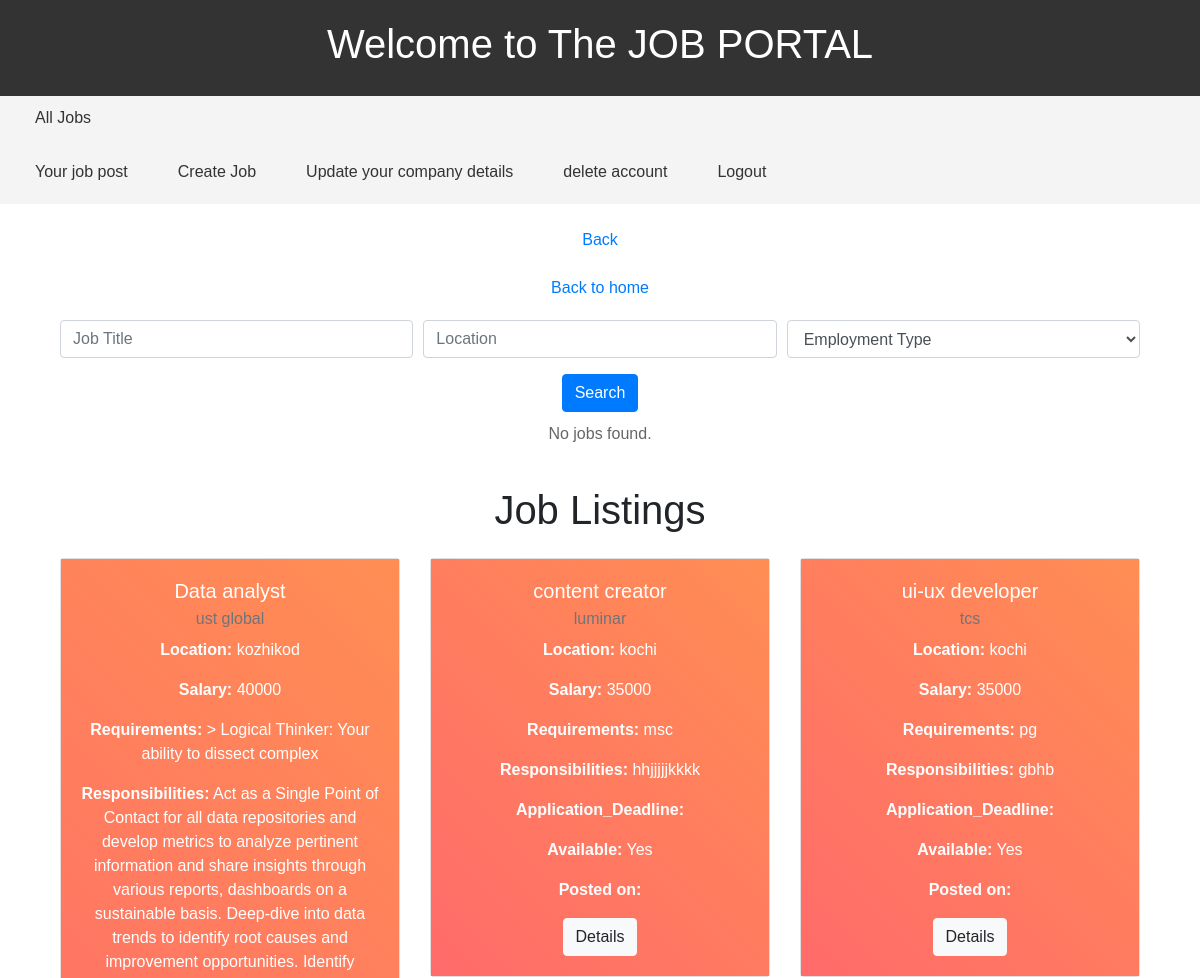
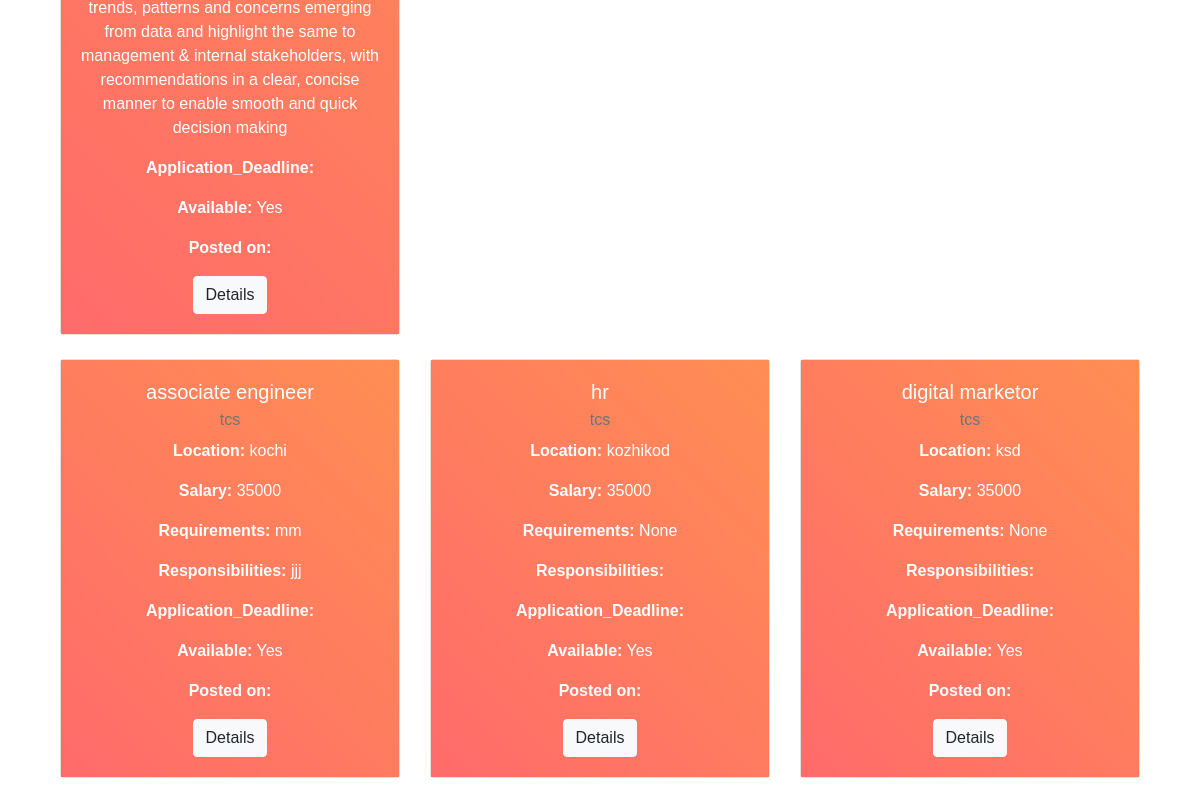
Page /job-listing/ (signed in) on the committed database (2 pictures, top to bottom).
### job/models.py (models this page shows, shortened)
class Job (models.Model):
    user = models. ForeignKey (User, on_delete=models.CASCADE)
    company = models. ForeignKey (Company, on_delete=models.CASCADE)
    title = models. CharField(max_length=100)
    location = models. CharField(max_length=100)
    salary = models. PositiveIntegerField(default=35000)
    is_available=models.BooleanField(default=True)
    timestamb=models.DateTimeField(auto_now_add=True)
    job_description = models.TextField(null=True,blank=True)
    required_qualifications = models.CharField(max_length=50,null=True,blank=True)
    responsibilities = models.TextField(null=True,blank=True)
    application_Deadline = models.DateField(null=True,blank=True)
    salary_Range = models.CharField(max_length=50,null=True,blank=True)
    option = (('Full-time', 'Full-time'), ('Part-time', 'Part-time'), ('Contract', 'Contract'), ('etc', 'etc'))
    Employment_Type = models.CharField(choices=option, max_length=20,null=True,blank=True)
    Company_Benefits = models.TextField(null=True,blank=True)
    How_to_Apply = models.TextField(null=True,blank=True)
    cover_letter=models.CharField(max_length=20,null=True,blank=True)
    status_choices = (('Accepted', 'Accepted'),
                      ('Declined', 'Declined'),
                      ('Pending', 'Pending'))
    status = models.CharField(max_length=20, choices=status_choices,null=True)

### company/models.py (models this page shows)
class Company(models.Model):
    user = models. OneToOneField(User, on_delete=models.CASCADE)
    name = models. CharField(max_length=100,null=True,blank=True)
    est_date = models. PositiveIntegerField(null=True,blank=True)
    city = models. CharField(max_length=100,null=True,blank=True)
    state = models. CharField(max_length=100,null=True,blank=True)
    def __str__(self):
        return self.name

### website/views.py (the view)
# urls.py: path('job-listing/',job_listing,name="job-listing"),
def job_listing (request):
    jobs=Job.objects.filter(is_available=True).order_by('timestamb')
    context = {'jobs':jobs}
    return render(request, 'website/job_listing.html',context)

### templates/website/job_listing.html (shortened to what this page needs)
{% extends 'users/base.html' %}
{% block content %}
<div class="container">
  <form class="search-form" action="{% url 'search' %}" method="GET">
    <div class="form-row">
      <div class="form-group col-md-4">
        <input type="text" class="form-control" name="job_title" placeholder="Job Title">
      </div>
      <div class="form-group col-md-4">
        <input type="text" class="form-control" name="job_location" placeholder="Location">
      </div>
      <div class="form-group col-md-4">
        <select class="form-control" name="employment_type">
          <option value="">Employment Type</option>
        </select>
      </div>
    </div>
    <button type="submit" class="btn btn-primary">Search</button>
  </form>
          <div class="row">
            {% if jobapp %}
                {% for job in jobapp %}
                    <div class="col-md-4 mb-4">
                        <div class="card">
                            <div class="card-body">
                                <h5 class="card-title">{{ job.title }}</h5>
                                <p class="card-text"><strong>Location:</strong> {{ job.location }}</p>
                                <p class="card-text"><strong>Employment Type:</strong> {{ job.Employment_Type }}</p>
                            </div>
                        </div>
                    </div>
                {% endfor %}
            {% else %}
                <div class="col">
                    <p>No jobs found.</p>
                </div>
            {% endif %}
        </div>
    <h1 class="my-4">Job Listings</h1>
    <div class="row">
        {% for job in jobs %}
        <div class="col-md-4 mb-4">
            <div class="card">
                <div class="card-body" style="background: linear-gradient(45deg, #FF6B6B, #FF8E53);">
                    <h5 class="card-title" style="color: #fff;">{{ job.title }}</h5>
                    <h6 class="card-subtitle mb-2 text-muted" style="color: #fff;">{{ job.company }}</h6>
                    <p class="card-text" style="color: #fff;"><strong>Location:</strong> {{ job.location }}</p>
                    <p class="card-text" style="color: #fff;"><strong>Salary:</strong> {{ job.salary }}</p>
                    <p class="card-text" style="color: #fff;"><strong>Requirements:</strong> {{ job.required_qualifications }}</p>
                    <p class="card-text" style="color: #fff;"><strong>Responsibilities:</strong> {{ job.responsibilities }}</p>
                    <p class="card-text" style="color: #fff;"><strong>Application_Deadline:</strong> {{application_Deadline}}</p>
                    <p class="card-text" style="color: #fff;"><strong>Available:</strong> {% if job.is_available %}Yes{% else %}No{% endif %}</p>
                    <p class="card-text" style="color: #fff;"><strong>Posted on:</strong> {{ job.timestamp }}</p>
                    <a href="{% url 'job-details' job.id %}" class="btn btn-light">Details</a>
                </div>
            </div>
        </div>
        {% endfor %}
    </div>
</div>
{% endblock %}

### templates/users/base.html (style rules this page uses)
body { font-family: Arial, sans-serif; margin: 0; padding: 0; }
.container { margin: 20px auto; text-align: center; }
.container p { color: #666; margin-top: 10px; }

### rows in the picture
Job: title "Data analyst", company "ust global", location "kozhikod", salary "40000", required_qualifications "> Logical Thinker: Your ability to dissect complex", responsibilities "Act as a Single Point of Contact for all data repositories and develop metrics to analyze pertinent information and share insights through various reports, dashboards on a sustainable basis. Deep-dive into data trends to identify root causes and improvement opportunities. Identify trends, patterns and concerns emerging from data and highlight the same to management & internal stakeholders, with recommendations in a clear, concise manner to enable smooth and quick decision making", is_available "Yes"
Job: title "content creator", company "luminar", location "kochi", salary "35000", required_qualifications "msc", responsibilities "hhjjjjjkkkk", is_available "Yes"
Job: title "ui-ux developer", company "tcs", location "kochi", salary "35000", required_qualifications "pg", responsibilities "gbhb", is_available "Yes"
Job: title "associate engineer", company "tcs", location "kochi", salary "35000", required_qualifications "mm", responsibilities "jjj", is_available "Yes"
Job: title "hr", company "tcs", location "kozhikod", salary "35000", required_qualifications "None", is_available "Yes"
Job: title "digital marketor", company "tcs", location "ksd", salary "35000", required_qualifications "None", is_available "Yes"
